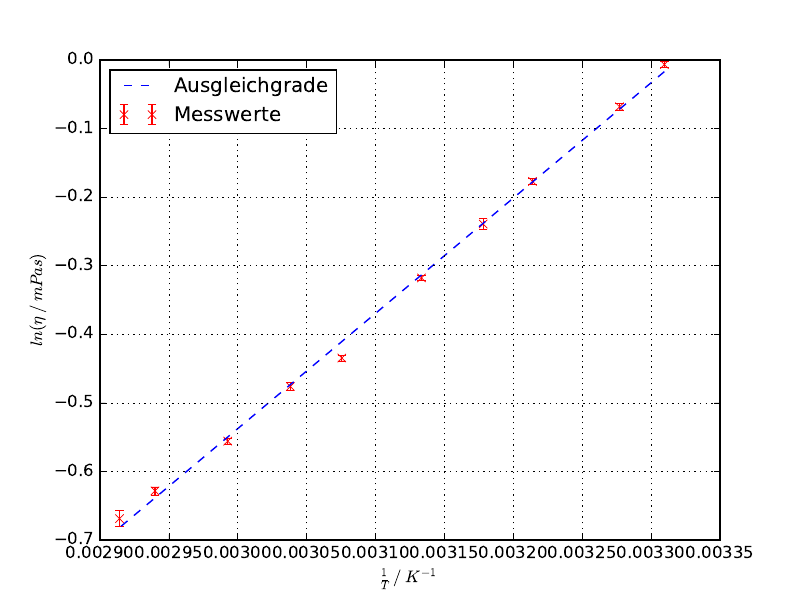

Reproduce this figure in Python.
import matplotlib.pyplot as plt
import numpy as np
import uncertainties.unumpy as unp
from scipy.optimize import curve_fit
from uncertainties import correlated_values, correlation_matrix
from uncertainties import ufloat
from uncertainties.unumpy import (nominal_values as noms, std_devs as stds)
from K2 import K1 , K2 , r1 ,r2, nu
T , t = np.genfromtxt('M2K1.txt', unpack =True)
T+= 273.15 #in Kelvin um rechnen
x = 1/T
n = nu(K2, r2 , 1000, t)
y = unp.log(n)
# cy = np.array(noms(y))
def leta(x,B,A):
    return  (B*x)+np.log(A)

params, cov = curve_fit(leta, x[0:10] ,noms(y[0:10]) )
params = correlated_values(params,cov)
for p in params:
    print(p)
B , A = params
def eta(x,B,A):
    return unp.exp(B*x)*A
e = eta(x[0:10],B,A)
e=ufloat(np.mean(noms(e)), np.std(noms(e) , ddof=1) / unp.sqrt(len(e)))
print(e)


plt.errorbar(x ,noms(y),yerr= stds(y), fmt='rx',label= 'Messwerte')
plt.plot(x, leta(x,noms(B),noms(A)),'b--',label='Ausgleichgrade')
plt.xlabel(r'$ \frac{1}{T} \:/\: K^{-1}$')
plt.ylabel(r'$ln(\eta \:/\: mPas)$')
plt.grid()
plt.legend(loc='best')
# plt.savefig('plot.pdf')
plt.show()
